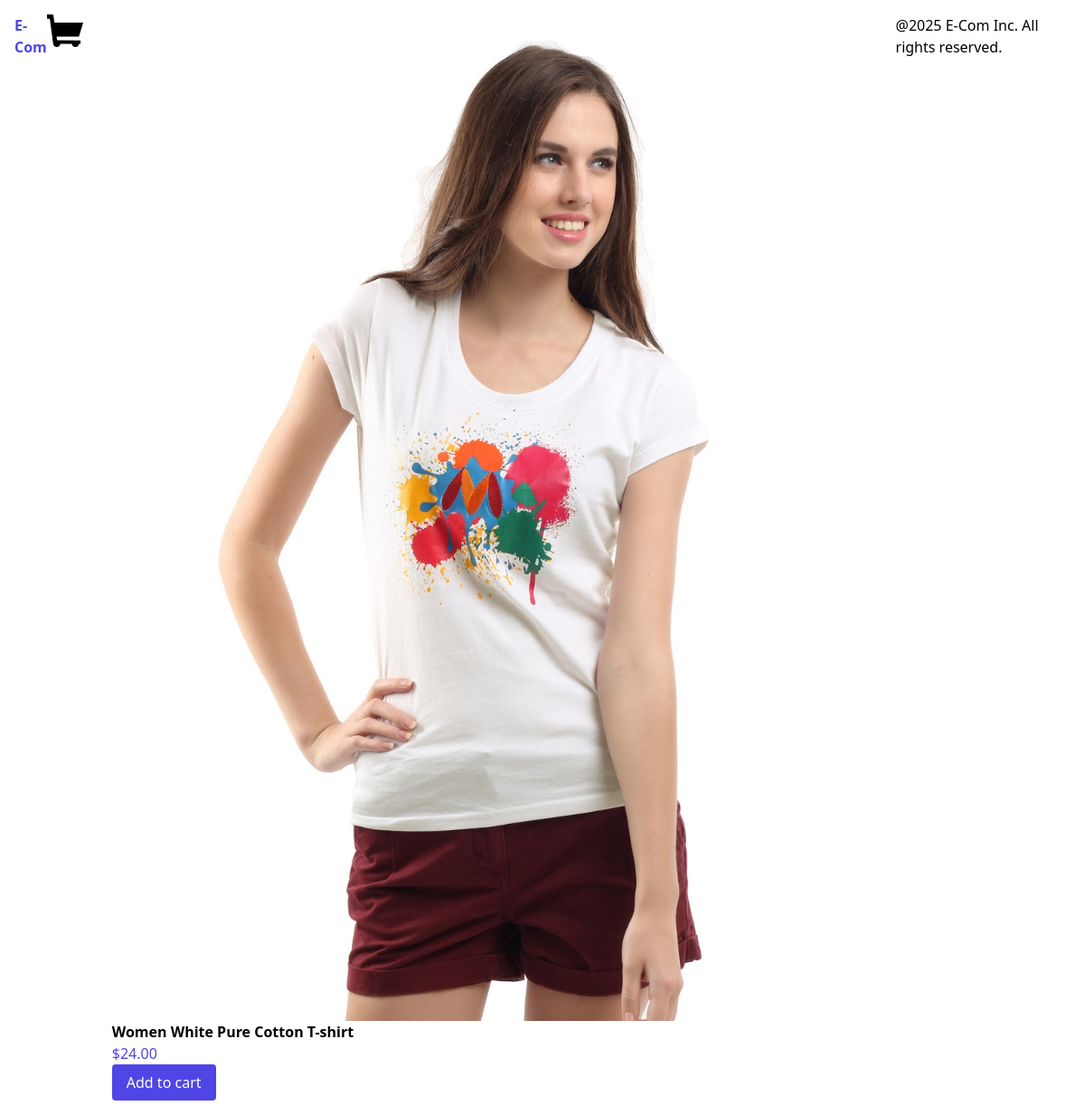
Screenshot of /product/4/women-white-pure-cotton-t-shirt/ with the database file from the repository.
### products/models.py (models this page shows, shortened)
class Product(models.Model):
    category = models.ForeignKey(Category, related_name='products', on_delete=models.CASCADE)
    name = models.CharField(max_length=250)
    slug = models.SlugField(max_length=250)
    description = models.TextField(blank=True)
    price = models.DecimalField(max_digits=10, decimal_places=2)
    available = models.BooleanField(default=True)
    created = models.DateTimeField(auto_now_add=True)
    updated = models.DateTimeField(auto_now=True)
    image = models.ImageField(upload_to='products', blank=True, null=True)

### products/views.py (the view)
# urls.py: path('product/<int:id>/<slug:slug>/', views.product_detail, name="product_detail"),
def product_detail(request, id, slug):
    product = get_object_or_404(Product, id=id, slug=slug, available=True)
    return render(request, 'products/product/detail.html', {'product':product})

### products/templates/products/product/detail.html (shortened to what this page needs)
{% extends "base.html" %}
{%block content%}
<div class="container mx-auto p-4 flex">
<div>
    {%if product.image%}
    <img src="{{product.image.url}}" alt={{product.name}} class="max-h-[80vh]">
    {%else%}
    <p>The image is not available</p>
    {%endif%}
    <h3 class="font-semibold">{{product.name}}</h3>
    <p class="text-indigo-600">${{product.price}}</p>
    <form action="{%url 'cart:cart_add' product.id%}" method="post" id="add-to-cart-form">
        <button type="submit" class="bg-indigo-600 text-white px-4 py-2 rounded">Add to cart</button>
    </form>
</div>
</div>
    {%endblock%}

### rows the page displays
Product: image (picture), name "Women White Pure Cotton T-shirt", price "24.00"
